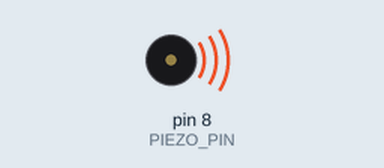
A sketch run on a simulated Arduino Uno, built with avr-gcc and run on an emulated ATmega328P. On the bench: buzzer (waves = sounding).

Above: at 0.1 s.
At 2.2 s:
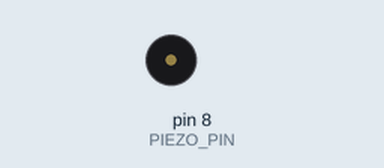
Timing chart, 0 to 3.7 s (numbered marks = the images above):
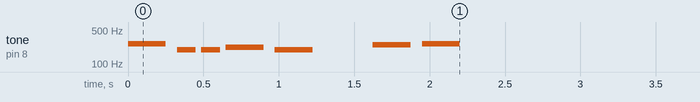

The sketch:

tone.ino
```cpp
/*
   Melody

   Plays a melody

Circuit:
 * 8-ohm speaker on digital pin 8

   http://arduino.cc/en/Tutorial/Tone
 */

#include "../pitches.h"

const unsigned int PIEZO_PIN = 8;

// notes in the melody:
int melody[] = {
    NOTE_C4, NOTE_G3,NOTE_G3, NOTE_A3, NOTE_G3,0, NOTE_B3, NOTE_C4};

// note durations: 4 = quarter note, 8 = eighth note, etc.:
int noteDurations[] = {
    4, 8, 8, 4, 4, 4, 4, 4};

void setup() {
    // iterate over the notes of the melody:
    for (int thisNote = 0; thisNote < 8; thisNote++) {

        // to calculate the note duration, take one second
        // divided by the note type.
        //e.g. quarter note = 1000 / 4, eighth note = 1000/8, etc.
        int noteDuration = 1000/noteDurations[thisNote];
        tone(PIEZO_PIN, melody[thisNote],noteDuration);

        // to distinguish the notes, set a minimum time between them.
        // the note's duration + 30% seems to work well:
        int pauseBetweenNotes = noteDuration * 1.30;
        delay(pauseBetweenNotes);

        // stop the tone playing:
        noTone(PIEZO_PIN);
    }
}

void loop() {
    // no need to repeat the melody.
}
```
